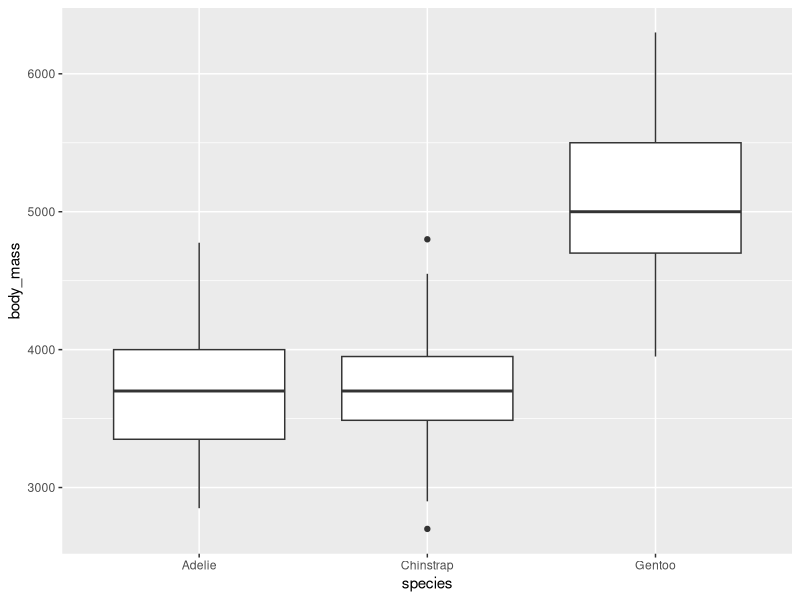

R code for this plot:
## ---- chunk 1
library(dplyr)
penguins |> 
  group_by(island, species) |> 
  summarize(count = n())
## ---- chunk 2
library(ggplot2)
ggplot(penguins, aes(x = species, y = body_mass)) +
  geom_boxplot()
